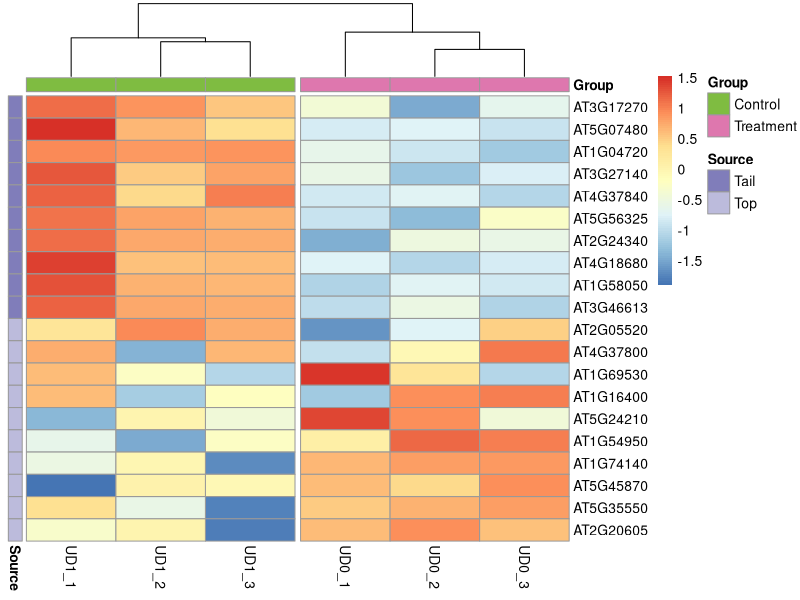

Write the R code that produced this figure.
library(pheatmap)
library(edgeR)

#准备输入数据
raw.counts <- read.table("count_exon.txt",sep='\t',header = T,row.names = 1)
mu.raw.counts <- raw.counts[,c("UD1_1","UD1_2","UD1_3","UD0_1","UD0_2","UD0_3")]
edgerData <- read.table("edger.mutant.light.vs.dark.txt",sep = '\t',header = T,row.names = 1)
edgerData <- edgerData[edgerData$FDR < 0.05,]
#这里比较log2Foldchange比较实际值
edgerData <- edgerData[order(edgerData$logFC),]
target <- rbind(head(edgerData,n=10),tail(edgerData,n=10))
counts.matrix <- mu.raw.counts[rownames(target),] 

#计算log10CPM
y <- DGEList(counts = counts.matrix)
CPM.matrix <- edgeR::cpm(y,log=F)
log10.CPM.matrix <- log10(CPM.matrix+1)

#计算z-scores
z.scores <- (log10.CPM.matrix - rowMeans(log10.CPM.matrix))/apply(log10.CPM.matrix,1,sd)

#作heatmap
annotation_col = data.frame(Group = factor(c(rep("Control",3),rep("Treatment",3))))
rownames(annotation_col) = colnames(z.scores)
annotation_row = data.frame(Source = factor(c(rep("Tail",10),rep("Top",10))))
rownames(annotation_row) = rownames(z.scores)
ann_colors = list(Group = c(Control = "#7FBC41", Treatment = "#DE77AE"),
                  Source = c(Tail = "#807DBA",Top = "#BCBBDC"))
pheatmap(z.scores,cutree_cols = 2,
         annotation_col = annotation_col,annotation_colors = ann_colors,annotation_row = annotation_row,
         cluster_rows=F, show_rownames=TRUE, cluster_cols=TRUE)
